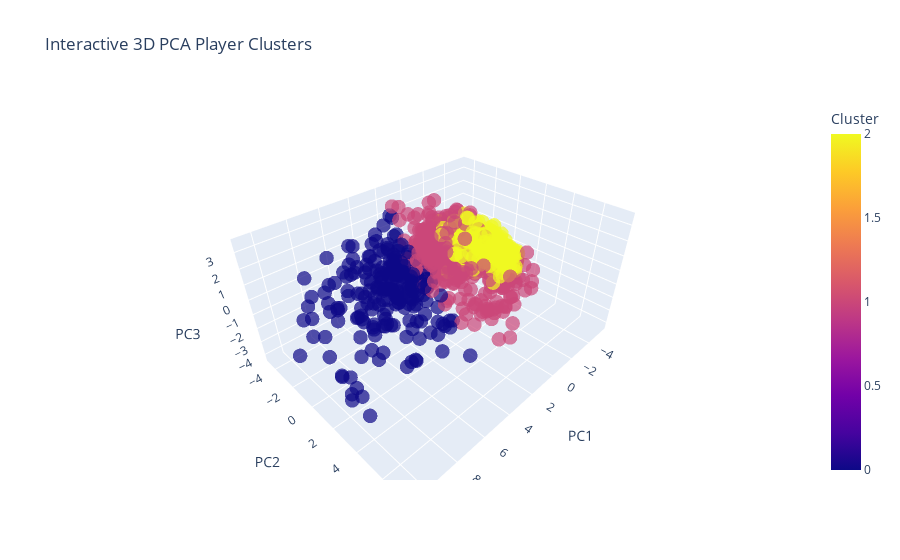

The notebook cell this image was saved under:
### Code cell
fig = px.scatter_3d(
    df50_numeric,
    x='PC1',
    y='PC2',
    z='PC3',
    color='Cluster',
    title="Interactive 3D PCA Player Clusters",
    opacity=0.7
)

fig.update_traces(marker=dict(size=5))
fig.show()

### Figure 1 — Plotly figure (JSON) as saved in the notebook; plotly's stock layout.template omitted (floating-point values rounded to 4 significant figures; data arrays with more than 128 entries replaced by an {"elided": "..."} marker saying what was removed)
{"data": [{"hovertemplate": "PC1=%{x}<br>PC2=%{y}<br>PC3=%{z}<br>Cluster=%{marker.color}<extra></extra>", "legendgroup": "", "marker": {"color": {"elided": "1134 int values"}, "coloraxis": "coloraxis", "opacity": 0.7, "size": 5, "symbol": "circle"}, "mode": "markers", "name": "", "scene": "scene", "showlegend": false, "type": "scatter3d", "x": {"elided": "1134 float values"}, "y": {"elided": "1134 float values"}, "z": {"elided": "1134 float values"}}], "layout": {"coloraxis": {"colorbar": {"title": {"text": "Cluster"}}, "colorscale": [[0, "#0d0887"], [0.1111, "#46039f"], [0.2222, "#7201a8"], [0.3333, "#9c179e"], [0.4444, "#bd3786"], [0.5556, "#d8576b"], [0.6667, "#ed7953"], [0.7778, "#fb9f3a"], [0.8889, "#fdca26"], [1, "#f0f921"]]}, "legend": {"tracegroupgap": 0}, "scene": {"domain": {"x": [0, 1], "y": [0, 1]}, "xaxis": {"title": {"text": "PC1"}}, "yaxis": {"title": {"text": "PC2"}}, "zaxis": {"title": {"text": "PC3"}}}, "title": {"text": "Interactive 3D PCA Player Clusters"}}}
